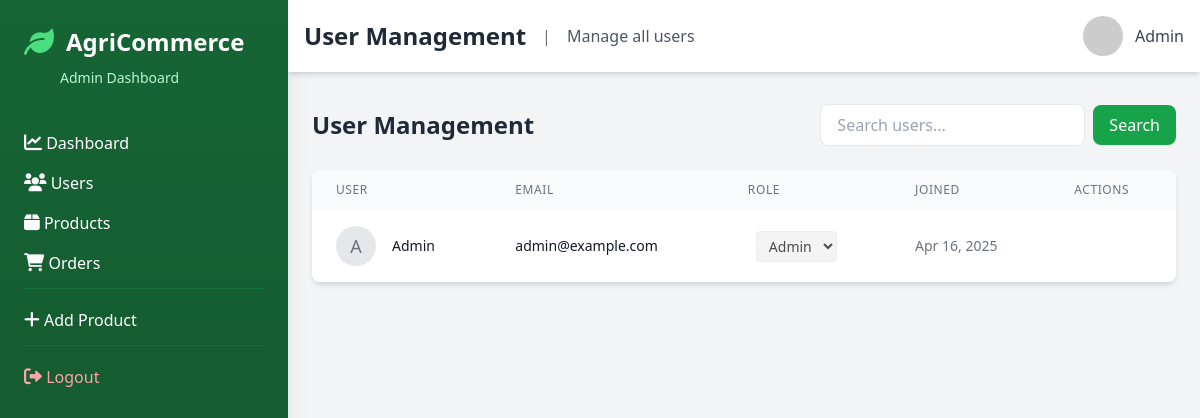
The page /admin/users.php (signed in) on the database its author committed.
### tables this page shows
CREATE TABLE IF NOT EXISTS users (
    id INT AUTO_INCREMENT PRIMARY KEY,
    name VARCHAR(100) NOT NULL,
    email VARCHAR(100) UNIQUE NOT NULL,
    password VARCHAR(255) NOT NULL,
    role ENUM('user', 'admin') DEFAULT 'user',
    created_at TIMESTAMP DEFAULT CURRENT_TIMESTAMP
);

### admin/users.php (the view, shortened to what this page needs)
<?php
require_once '../config/database.php';
$page = isset($_GET['page']) ? (int)$_GET['page'] : 1;
$per_page = 10;
$offset = ($page - 1) * $per_page;
$search = isset($_GET['search']) ? $_GET['search'] : '';
$where_clause = $search ? "WHERE name LIKE ? OR email LIKE ?" : "";
$count_sql = "SELECT COUNT(*) as total FROM users " . $where_clause;
if ($search) {
    $search_param = "%$search%";
    $stmt = $conn->prepare($count_sql);
    $stmt->bind_param("ss", $search_param, $search_param);
} else {
    $stmt = $conn->prepare($count_sql);
}
$stmt->execute();
$sql = "SELECT * FROM users " . $where_clause . " ORDER BY created_at DESC LIMIT ? OFFSET ?";
if ($search) {
    $stmt = $conn->prepare($sql);
    $stmt->bind_param("ssii", $search_param, $search_param, $per_page, $offset);
} else {
    $stmt = $conn->prepare($sql);
    $stmt->bind_param("ii", $per_page, $offset);
}
$stmt->execute();
$users = $stmt->get_result()->fetch_all(MYSQLI_ASSOC);
?>
<!DOCTYPE html>
<html lang="en">
<head>
    <script src="https://cdn.tailwindcss.com"></script>
    <link rel="stylesheet" href="https://cdnjs.cloudflare.com/ajax/libs/font-awesome/6.0.0/css/all.min.css">
</head>
<body class="bg-gray-100">
    <div class="flex h-screen">
        <div class="w-72 bg-gradient-to-b from-green-800 to-green-900 text-white p-6 shadow-xl">
            <div class="mb-10">
                <div class="flex items-center space-x-3 mb-2">
                    <i class="fas fa-leaf text-3xl text-green-400"></i>
                    <h1 class="text-2xl font-bold">AgriCommerce</h1>
                </div>
                <p class="text-green-200 text-sm ml-9">Admin Dashboard</p>
            </div>
            <nav class="flex flex-col space-y-3">
                <a href="dashboard.php" class="sidebar-link group">
                    <i class="fas fa-chart-line text-lg group-hover:scale-110 transition-transform"></i>
                    <span>Dashboard</span>
                </a>
                <a href="users.php" class="sidebar-link active group">
                    <i class="fas fa-users text-lg group-hover:scale-110 transition-transform"></i>
                    <span>Users</span>
                </a>
                <a href="products.php" class="sidebar-link group">
                    <i class="fas fa-box text-lg group-hover:scale-110 transition-transform"></i>
                    <span>Products</span>
                </a>
                <a href="orders.php" class="sidebar-link group">
                    <i class="fas fa-shopping-cart text-lg group-hover:scale-110 transition-transform"></i>
                    <span>Orders</span>
                </a>
                <div class="pt-4 mt-4 border-t border-green-700/50">
                    <a href="add_product.php" class="sidebar-link group">
                        <i class="fas fa-plus text-lg group-hover:scale-110 transition-transform"></i>
                        <span>Add Product</span>
                    </a>
                </div>
                <div class="pt-4 mt-4 border-t border-green-700/50">
                    <a href="../auth/logout.php" class="sidebar-link group text-red-300">
                        <i class="fas fa-sign-out-alt text-lg group-hover:scale-110 transition-transform"></i>
                        <span>Logout</span>
                    </a>
                </div>
            </nav>
        </div>
        <div class="flex-1 overflow-auto">
            <div class="bg-white shadow-md p-4 sticky top-0 z-10">
                <div class="flex justify-between items-center">
                    <div class="flex items-center space-x-4">
                        <h2 class="text-2xl font-bold text-gray-800">User Management</h2>
                        <span class="text-gray-500">|</span>
                        <span class="text-gray-600">Manage all users</span>
                    </div>
                    <div class="flex items-center space-x-6">
                        <div class="flex items-center space-x-3">
                            <img src="https://ui-avatars.com/api/?name=Admin&background=0D9488&color=fff"
                                 alt="Admin"
                                 class="w-10 h-10 rounded-full">
                            <span class="text-gray-700 font-medium">Admin</span>
                        </div>
                    </div>
                </div>
            </div>
            <div class="container mx-auto px-6 py-8">
                <div class="flex justify-between items-center mb-6">
                    <h1 class="text-2xl font-bold text-gray-800">User Management</h1>
                    <div class="flex space-x-4">
                        <form class="flex items-center">
                            <input type="text" name="search" placeholder="Search users..."
                                   value="<?php echo htmlspecialchars($search); ?>"
                                   class="px-4 py-2 border rounded-lg focus:outline-none focus:ring-2 focus:ring-green-500">
                            <button type="submit" class="ml-2 bg-green-600 text-white px-4 py-2 rounded-lg hover:bg-green-700">
                                Search
                            </button>
                        </form>
                    </div>
                </div>
                <div class="bg-white rounded-lg shadow-md overflow-hidden">
                    <table class="min-w-full">
                        <thead class="bg-gray-50">
                            <tr>
                                <th class="px-6 py-3 text-left text-xs font-medium text-gray-500 uppercase tracking-wider">User</th>
                                <th class="px-6 py-3 text-left text-xs font-medium text-gray-500 uppercase tracking-wider">Email</th>
                                <th class="px-6 py-3 text-left text-xs font-medium text-gray-500 uppercase tracking-wider">Role</th>
                                <th class="px-6 py-3 text-left text-xs font-medium text-gray-500 uppercase tracking-wider">Joined</th>
                                <th class="px-6 py-3 text-left text-xs font-medium text-gray-500 uppercase tracking-wider">Actions</th>
                            </tr>
                        </thead>
                        <tbody class="bg-white divide-y divide-gray-200">
                            <?php foreach ($users as $user): ?>
                            <tr>
                                <td class="px-6 py-4 whitespace-nowrap">
                                    <div class="flex items-center">
                                        <div class="flex-shrink-0 h-10 w-10">
                                            <div class="h-10 w-10 rounded-full bg-gray-200 flex items-center justify-center">
                                                <span class="text-gray-500 text-lg"><?php echo strtoupper(substr($user['name'], 0, 1)); ?></span>
                                            </div>
                                        </div>
                                        <div class="ml-4">
                                            <div class="text-sm font-medium text-gray-900"><?php echo htmlspecialchars($user['name']); ?></div>
                                        </div>
                                    </div>
                                </td>
                                <td class="px-6 py-4 whitespace-nowrap">
                                    <div class="text-sm text-gray-900"><?php echo htmlspecialchars($user['email']); ?></div>
                                </td>
                                <td class="px-6 py-4 whitespace-nowrap">
                                    <form method="POST" class="flex items-center space-x-2">
                                        <select name="new_role" onchange="this.form.submit()"
                                                class="text-sm border rounded px-2 py-1 focus:outline-none focus:ring-2 focus:ring-green-500"
                                                <?php echo $user['role'] === 'admin' ? 'disabled' : ''; ?>>
                                            <option value="admin" <?php echo $user['role'] === 'admin' ? 'selected' : ''; ?>>Admin</option>
                                        </select>
                                    </form>
                                </td>
                                <td class="px-6 py-4 whitespace-nowrap text-sm text-gray-500">
                                    <?php echo date('M d, Y', strtotime($user['created_at'])); ?>
                                </td>
                                <td class="px-6 py-4 whitespace-nowrap text-sm font-medium">
                                </td>
                            </tr>
                            <?php endforeach; ?>
                        </tbody>
                    </table>
                </div>
            </div>
        </div>
    </div>
</body>
</html>

### rows shown on the page
users: name "A", name "Admin", email "admin@example.com", new_role "Admin", created_at "Apr 16, 2025"
